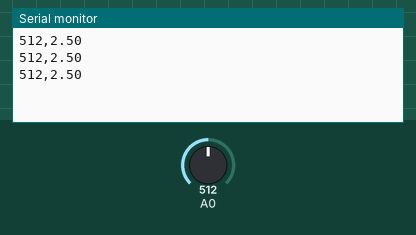
A sketch run on a simulated Arduino Uno, built with avr-gcc and run on an emulated ATmega328P. Parts: the last lines printed to the serial monitor. The test bench sets the inputs (shaded band); at power-on: A0 = 512.

Above: at 1.3 s.
1.4 s: A0 set to 716
At 1.9 s:
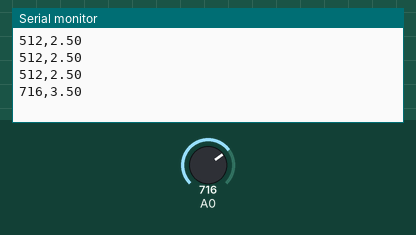
2.9 s: A0 set to 900
At 3.4 s:
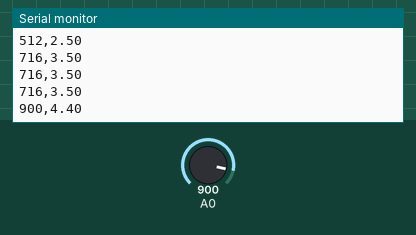
Timing chart, 0 to 5.9 s (numbered marks = the images above; inputs shaded):
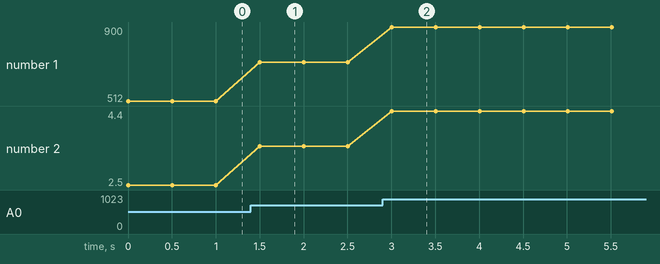

The sketch:

Arduino.ino
```cpp
// Serial output (USB)
void setup() {
  Serial.begin( 9600 );
}

// Infinite
void loop() {
  float voltage;
  int value;

  // Read analog signal
  value = analogRead( A0 );

  // Convert the analog reading (which goes from 0 - 1023) to a voltage (0 - 5V):
  // Convert analog to voltage level
  // 0 - 1023 == 0 - 5V
  voltage = value * ( 5.0 / 1023.0 );

  // Print values
  Serial.print( value );
  Serial.print( "," );
  Serial.println( voltage );

  // Slow down a little
  delay( 500 );
}
```

Measured:
- after the input at 1.4 s, the serial monitor: prints a new line after 0.10 s (image 1)
- after the input at 2.9 s, the serial monitor: prints a new line after 0.10 s (image 2)
- plotted number 1: 512 → 716 after the input at 1.4 s, 716 → 900 after the input at 2.9 s
- plotted number 2: 2.5 → 3.5 after the input at 1.4 s, 3.5 → 4.4 after the input at 2.9 s
